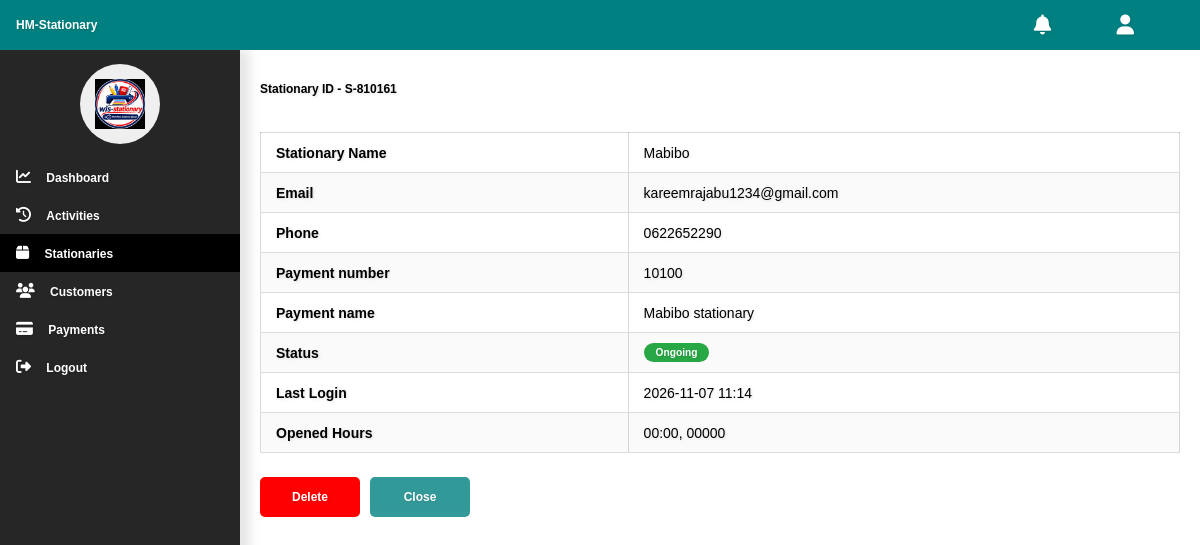
Screenshot of /stationary/admin/preview_stationary/S-810161/ (signed in) with the database file from the repository.
### stationary_system/models/accounts.py (models this page shows, shortened)
class CustomUser(AbstractUser):
    phone = models.CharField(max_length=20, blank=True, null=True)
    stationary_id = models.CharField(max_length=20, blank=True, null=True)

### stationary_system/models/stationary.py (models this page shows, shortened)
class StationaryProfile(models.Model):
    user = models.OneToOneField(
        settings.AUTH_USER_MODEL,
        on_delete=models.CASCADE
    )
    stationary_name = models.CharField(max_length=100)
    phone = models.CharField(max_length=11, unique=True)
    email = models.EmailField(default='', blank=True)
    force_password_change = models.BooleanField(default=True)
    payment_no = models.CharField(max_length=10, unique=True, blank=False, null=False)
    payment_name = models.CharField(max_length=100, blank=False, null=False)
    reg_date = models.DateTimeField(auto_now_add=True)

### stationary_system/views/admin_views/stationaries.py (the view)
# urls.py: path('stationary/admin/preview_stationary/<str:username>/', stationaries.preview_stationary, name='preview_stationary'),
@login_required(login_url='login_page_admin')
def preview_stationary(request, username):
    user = get_object_or_404(User, username=username)
    profile = get_object_or_404(StationaryProfile, user=user)
    return render(request, "admin/stationary.html", {
        "user": user,
        "profile": profile
    })

### stationary_system/templates/admin/stationary.html (shortened to what this page needs)
{% load static %}
<!DOCTYPE html>
<html lang="en">
<head>
    <link rel="stylesheet" href="https://cdnjs.cloudflare.com/ajax/libs/font-awesome/6.4.0/css/all.min.css">
    <link rel="stylesheet" href="{% static 'admin_css/dashboard.css' %}">
    <link rel="stylesheet" href="{% static 'admin_css/activities.css' %}">
</head>
<body>
    <div class="row-holder-1">
        <div class="heading-holder-2">
            <div class="title-holder-21">
                <div class="menu-holder-22">
                    <button type="button"><span style="font-weight: bold;">HM-Stationary</span></button>
                </div>
            </div>
            <div class="actions-holder-22">
                <button type="button" onclick="window.location.href = `{% url 'admin_notifications' %}`">
                    <i class="fas fa-bell"></i>
                </button>
                <button type="button" onclick="window.location.href = `{% url 'admin_user' %}`">
                    <i class="fas fa-user"></i>
                </button>
            </div>
        </div>
        <div class="navigation-bar-holder-3" id="nav_bar">
            <div class="navigation-holder-4">
                <br>
                <div class="site-icon-holder">
                    <button type="button">
                        <img src="{% static 'icons/stationary1.png' %}" alt="site-icon">
                    </button>
                </div>
                <br>
                <ul>
                    <a href="{% url 'admin_dashboard' %}">
                        <li>
                            <button type="button">
                                <i class="fas fa-chart-line"></i>
                            </button>
                            <button type="button">Dashboard</button>
                        </li>
                    </a>
                </ul>
                <ul>
                    <a href="{% url 'admin_activities' %}">
                        <li>
                            <button type="button">
                                <i class="fas fa-history"></i>
                            </button>
                            <button type="button">Activities</button>
                        </li>
                    </a>
                </ul>
                <ul>
                    <a href="{% url 'admin_stationaries' %}">
                        <li class="active-bar">
                            <button type="button">
                                <i class="fas fa-box"></i>
                            </button>
                            <button type="button">Stationaries</button>
                        </li>
                    </a>
                </ul>
                <ul>
                    <a href="{% url 'admin_customers' %}">
                        <li>
                            <button type="button">
                                <i class="fas fa-users"></i>
                            </button>
                            <button type="button">Customers</button>
                        </li>
                    </a>
                </ul>
                <ul>
                    <a href="{% url 'admin_payments' %}">
                        <li>
                            <button type="button">
                                <i class="fas fa-credit-card"></i>
                            </button>
                            <button type="button">Payments</button>
                        </li>
                    </a>
                </ul>
                <ul>
                    <a href="{% url 'admin_logout' %}">
                        <li>
                            <button type="button">
                                <i class="fas fa-sign-out-alt"></i>
                            </button>
                            <button type="button">Logout</button>
                        </li>
                    </a>
                </ul>
            </div>
        </div>
        <div class="content-holder-4">
            <div class="dash-content-5">
                <p style="font-weight: bold;">
                    Stationary ID - {{ user.username }}
                </p>
                <div class="activities-table-holder-6">
                    <br>
                    <div class="table-holder-9">
                        <table class="table-9">
                            <tr>
                                <td>Stationary Name</td>
                                <td>{{ user.first_name }}</td>
                            </tr>
                            <tr>
                                <td>Email</td>
                                <td>{{ user.email|default:"Not provided" }}</td>
                            </tr>
                            <tr>
                                <td>Phone</td>
                                <td>{{ profile.phone }}</td>
                            </tr>
                            <tr>
                                <td>Payment number</td>
                                <td>{{ profile.payment_no }}</td>
                            </tr>
                            <tr>
                                <td>Payment name</td>
                                <td>{{ profile.payment_name }}</td>
                            </tr>
                            <tr>
                                <td>Status</td>
                                <td>
                                    {% if user.is_active %}
                                    <span class="status-badge active">Ongoing</span>
                                    {% else %}
                                    <span class="status-badge inactive">Inactive</span>
                                    {% endif %}
                                </td>
                            </tr>
                            <tr>
                                <td>Last Login</td>
                                <td>{% if user.last_login %}{{ user.last_login|date:"Y-m-d H:i" }}{% else %}Never
                                    {% endif %}</td>
                            </tr>
                            <tr>
                                <td>Opened Hours</td>
                                <td>{{ profile.opened_hours|default:"00:00, 00000" }}</td>
                            </tr>
                        </table>
                    </div>
                    <br>
                    <div class="bottom-nav-10">
                        <div class="delete-button-8">
                            <form action="{% url 'admin_delete_stationary' user.username %}" method="POST">
                                <button type="submit" class="delete-8"
                                    onclick="return confirm('Are you sure you want to delete this stationary?');">
                                    Delete
                                </button>
                            </form>
                        </div>
                        <div class="close-button-5">
                            <a href="{% url 'admin_stationaries' %}">
                                <button type="button">Close</button>
                            </a>
                        </div>
                    </div>
                </div>
            </div>
        </div>
    </div>
</body>
</html>

### stationary_system/static/admin_css/dashboard.css (style rules this page uses)
* { box-sizing: border-box; font-size: 12px; text-shadow: 1px 1px 3px rgba(0, 0, 0, 0.141); font-family: 'Trebuchet MS', sans-serif; }
html, body { padding: 0; margin: 0; }
.row-holder-1 { width: 100%; height: 100vh; background: transparent; }
.heading-holder-2 { width: 100%; height: 50px; background: teal; position: fixed; top: 0; left: 0; right: 0; z-index: 1000; }
.navigation-bar-holder-3 { width: 80%; height: 100%; box-shadow: 0px 10px 10px 10px rgba(0, 0, 0, 0.098); position: fixed; background: rgb(38, 38, 38); top: 50px; left: 0; bottom: 0; display: none; z-index: 1000; }
.content-holder-4 { width: 100%; height: 100%; overflow-y: scroll; margin-top: 50px; background: transparent; }
.row-holder-1>div { float: left; }
.heading-holder-2>div { float: left; }
.title-holder-21 { width: 50%; height: 100%; color: white; }
.menu-holder-22 { width: 100%; height: 100%; }
.menu-holder-22>button { width: auto; height: 100%; float: left; background: transparent; outline: none; border-style: none; color: white; margin-left: 10px; }
.actions-holder-22 { width: 50%; height: 100%; padding: 10px; background: transparent; text-align: right; }
.actions-holder-22>button { height: 100%; width: auto; background: transparent; border-style: none; outline: none; cursor: pointer; color: white; margin-right: 10px; }
.actions-holder-22>button>i { font-size: 20px; }
.navigation-holder-4 { width: 100%; height: auto; }
.site-icon-holder { width: 80px; height: 80px; margin: auto; border-radius: 100px; }
.site-icon-holder>button { width: 100%; height: 100%; border-radius: inherit; outline: none; text-align: left; border-style: none; padding: 15px; }
.site-icon-holder>button>img { width: 100%; height: 100%; }
ul { list-style-type: none; padding: 0; margin: 0; }
ul>a { text-decoration: none; }
ul>a>li { padding: 10px; }
ul>a>li>button { border-style: none; outline: none; background: transparent; font-weight: bold; color: white; }
.active-bar { background: black; }
ul>a>li>button>i { font-size: 15px; }
.dash-content-5 { width: 100%; height: auto; padding: 10px; }
@media only screen and (min-width: 768px) { .navigation-bar-holder-3 { display: inline-block; position: unset; width: 20%; margin-top: 50px; } }
@media only screen and (min-width: 768px) { .content-holder-4 { width: 80%; } }
@media only screen and (min-width: 768px) { .actions-holder-22>button { margin-right: 50px; } }
@media only screen and (min-width: 768px) { .dash-content-5 { width: 100%; height: auto; padding: 20px; } }

### stationary_system/static/admin_css/activities.css (style rules this page uses)
.activities-table-holder-6 { width: 100%; height: auto; }
.table-holder-9 { width: 100%; height: auto; animation-name: dash-container; animation-duration: 1s; }
.table-9 { width: 100%; height: auto; text-align: left; border: 1px solid rgba(0, 0, 0, 0.148); border-collapse: collapse; }
td, th { border: 1px solid rgba(0, 0, 0, 0.148); height: 40px; padding: 10px; }
.table-holder-9 { width: 100%; overflow-x: auto; margin: 20px 0; }
.table-9 { width: 100%; border-collapse: collapse; min-width: 600px; }
.table-9 th, .table-9 td { padding: 12px 15px; text-align: left; border-bottom: 1px solid #ddd; font-size: 14px; }
.table-9 tbody tr:nth-child(even) { background-color: #fafafa; }
.bottom-nav-10 { width: 100%; height: 40px; }
.bottom-nav-10>div { float: left; }
.delete-button-8 { width: 100px; height: 100%; margin-right: 10px; }
.delete-8 { width: 100px; height: 40px; border-style: none; outline: none; background: red; color: white; font-weight: bold; border-radius: 5px; }
.close-button-5 { width: 100px; height: 100%; }
.close-button-5>a>button { width: 100%; height: 100%; background: teal; outline: none; border-style: none; color: white; font-weight: bold; border-radius: 5px; }
.close-button-5>a>button { opacity: 0.8; }

### stationary_system/templates/admin/stationary.html (style rules this page uses)
.table-holder-9 { width: 100%; overflow-x: auto; margin: 10px 0; }
.table-9 { width: 100%; border-collapse: collapse; min-width: 300px; }
.table-9 td { padding: 10px 15px; border-bottom: 1px solid #ddd; }
.table-9 td:first-child { font-weight: bold; width: 40%; }
.status-badge { display: inline-block; padding: 4px 12px; border-radius: 12px; font-size: 0.85rem; font-weight: bold; color: #fff; }
.status-badge.active { background-color: #28a745; }

### rows the page displays
CustomUser: username "S-810161", first_name "Mabibo", email "kareemrajabu1234@gmail.com", last_login "2026-11-07 11:14"
StationaryProfile: phone "0622652290", payment_no "10100", payment_name "Mabibo stationary"

### other values shown
{{ profile.opened_hours|default:"00:00, 00000" }} "00:00, 00000"
